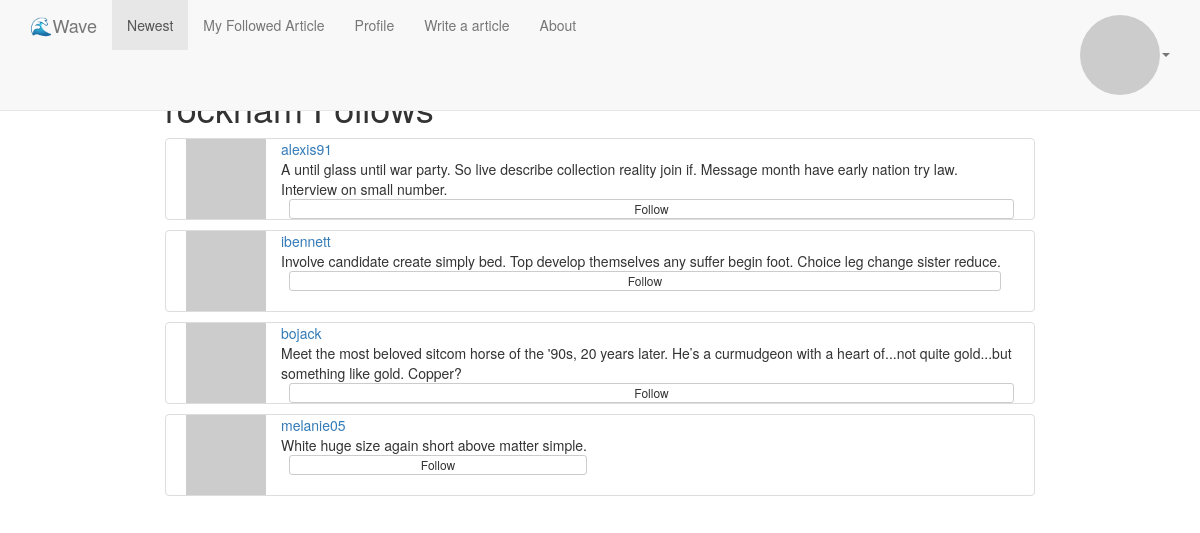
The app's page /rockham/following (signed in) with its own data.
### app/models.py (models this page shows, shortened)
class User(UserMixin, db.Model):
    __tablename__ = 'users'
    id = db.Column(db.Integer, primary_key=True)
    email = db.Column(db.String(64), unique=True, nullable=False, index=True)
    username = db.Column(db.String(64), unique=True, nullable=False, index=True)
    password_hash = db.Column(db.String(128), nullable=False)
    confirmed = db.Column(db.Boolean, default=False)
    name = db.Column(db.String(64))
    location = db.Column(db.String(64))
    description = db.Column(db.Text)
    member_since = db.Column(db.DateTime(), default=datetime.utcnow)
    last_seen = db.Column(db.DateTime(), default=datetime.utcnow)
    email_hash = db.Column(db.String(32))
    locale = db.Column(db.String(8), default='')
    timezone = db.Column(db.String(8), default='UTC+8')
    is_administrator = db.Column(db.Boolean, default=False)
    posts = db.relationship('Post', lazy='dynamic', backref=db.backref('author', lazy='select'))
    tags = db.relationship('Tag', secondary='users_tags', lazy='subquery',
                           backref=db.backref('users', lazy=True))
    following = db.relationship('User', secondary='follows', lazy='dynamic',
                               primaryjoin=(follows.c.follower_id == id),
                               secondaryjoin=(follows.c.following_id == id),
                               backref=db.backref('followers', lazy='dynamic'))
    @property
    def password(self):
        raise AttributeError('password is not readable.')
    def ping(self):
        self.last_seen = datetime.utcnow()
        db.session.add(self)
        db.session.commit()
    def avatar(self, size):
        return 'https://www.gravatar.com/avatar/{}?d=identicon&s={}'.format(self.email_hash, size)
    def is_following(self, user):
        return self.following.filter(
            follows.c.following_id == user.id).count() > 0
    def follows(self, user):
        if not self.is_following(user):
            self.following.append(user)
    def following_desc_by_time(self):
        return self.following.order_by(follows.c.timestamp).all()

### app/frontend/views.py (the view)
@frontend.route('/<username>/following')
def following(username):
    u = User.query.filter_by(username=username).first_or_404()
    users = u.following_desc_by_time()
    return render_template('user/following.html', username=username, users=users)

### app/auth/views.py (called while the page is built)
@auth.before_app_request
def before_request():
    if current_user.is_authenticated:
        current_user.ping()
        if not current_user.confirmed \
            and request.endpoint \
            and request.blueprint != 'auth' \
            and request.endpoint != 'static':
            return redirect(url_for('auth.unconfirmed'))

### app/models.py (called while the page is built)
@login_manager.user_loader
def load_user(id):
    return User.query.get(int(id))

### app/templates/user/following.html (shortened to what this page needs)
{% extends "base.html" %}
{% block content %}
    <div class="row">
        <div class="col-xs-12 col-md-12">
            <h1>{{ _('%(name)s Follows', name = username) }}</h1>
            {% for user in users %}
                {% include "user/_user_preview.html" %}
            {% endfor %}
        </div>
    </div>
{% endblock %}

### app/templates/user/_user_preview.html
<div class="thumbnail user-preview flex-box">
    <div class="u-flex1">
        <img src="{{ user.avatar(60) }}" alt="avatar">
    </div>
    <div class="u-flex2 flex-box-column">
        <span><a href="{{ url_for('frontend.user', username=user.username) }}">{{ user.username }}</a></span>
        <span class="u-description">{{ user.description }}</span>
        {% if not current_user.is_following(user) %}
            <button href="#" class="btn btn-default btn-xxs btn-follow follow{{ user.username }}" onclick="follow(this, '{{ user.username }}' )">{{ _('Follow') }}</button>
        {% else %}
            <button href="#" class="btn btn-primary btn-xxs btn-follow follow{{ user.username }}"  onclick="unfollow(this, '{{ user.username }}' )">{{ _('Following') }}</button>
        {% endif %}
    </div>
</div>

### app/static/css/wave.css (style rules this page uses)
.flex-box { display: flex; }
.flex-box-column { display: flex; flex-direction: column; }
.btn-xxs { padding: 0px 5px; font-size: 12px; line-height: 18px; border-radius: 3px; }
.thumbnail { padding-left: 24px; padding-right: 24px; }
.row { max-width: 900px; margin-left: auto; margin-right: auto; }
.btn-follow { margin-left: 8px; }
.user-preview { margin-bottom: 10px; padding: 0 20px; }
.u-flex2 { margin-left: 15px; }

### records on screen
User: username "alexis91", description "A until glass until war party. So live describe collection reality join if. Message month have early nation try law. Interview on small number."
User: username "ibennett", description "Involve candidate create simply bed. Top develop themselves any suffer begin foot. Choice leg change sister reduce."
User: username "bojack", description "Meet the most beloved sitcom horse of the '90s, 20 years later. He’s a curmudgeon with a heart of...not quite gold...but something like gold. Copper?"
User: username "melanie05", description "White huge size again short above matter simple."
